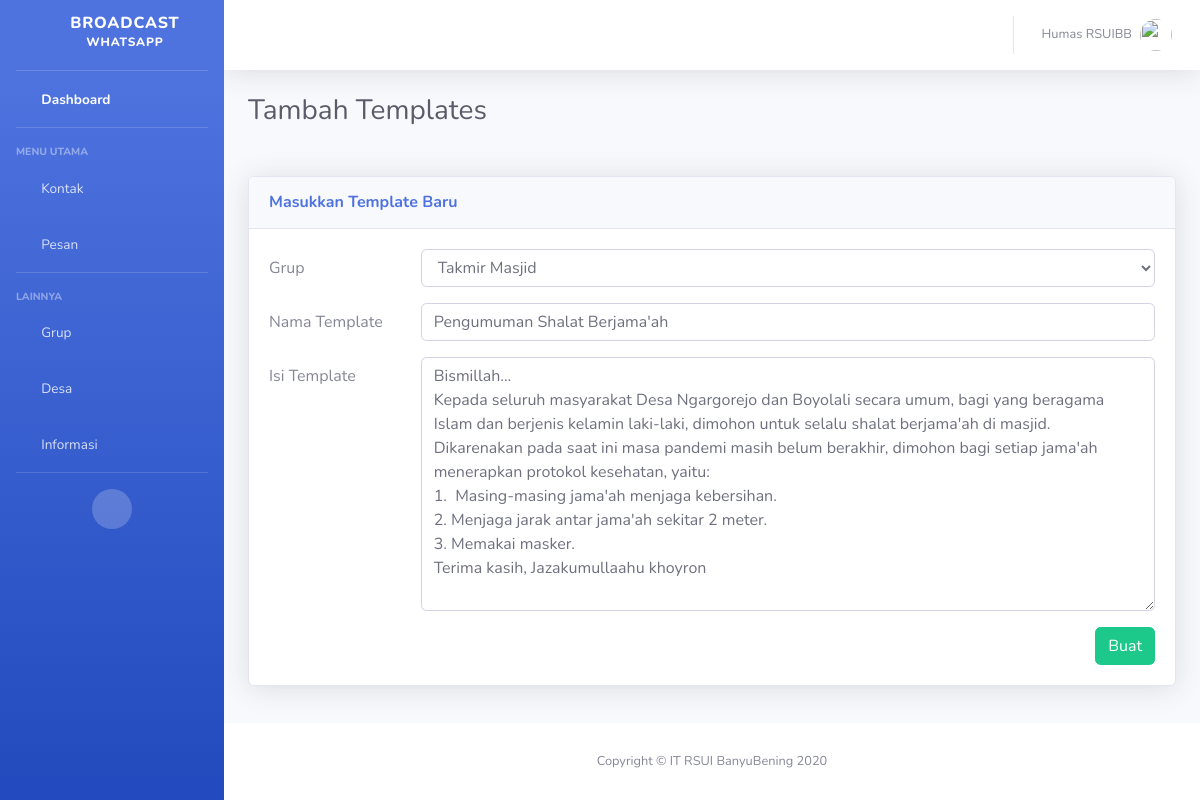
/pesan/templates/ubah/3/, run on the app's committed database.
### pesan/models.py (models this page shows, shortened)
class Templates(models.Model):
    group   = models.ForeignKey(Grup, on_delete=models.SET_NULL, null=True)
    name    = models.CharField(max_length=50)
    text    = models.TextField()
    class Meta:
        db_table    = "templates"

### pesan/views.py (the view, shortened to what this page needs)
# urls.py: re_path(r'^templates/ubah/(?P<ubah_id>[0-9]+)/$', TemplateFormView.as_view(mode='ubah'), name="templates-ubah"),
class TemplateFormView(View):
    template_name   = 'pesan/templates-tambah.html'
    form    = TemplateForm()
    mode    = None
    context = {}
    def get(self, *args, **kwargs):
        if self.mode == 'ubah':
            template_ubah   = Templates.objects.get(id=kwargs['ubah_id'])
            data            = template_ubah.__dict__
            self.form       = TemplateForm(initial=data, instance=template_ubah)
        self.context    = {
            'Judul' : 'Tambah Templates',
            'Subjudul'  : 'Masukkan Template Baru',
            'templates_form'    : self.form
        }
        return render(self.request, self.template_name, self.context)

### pesan/forms.py
class TemplateForm(forms.ModelForm):
    class Meta:
        model   = Templates
        fields  = ['group', 'name', 'text']
        labels  = {
            'group': 'Grup',
            'name': 'Nama Template',
            'text': 'Isi Template',
        }
        widgets = {
            'group': forms.Select(
                attrs   = {
                    'class': 'form-control',
                }
            ),
            'name': forms.TextInput(
                attrs   = {
                    'class': 'form-control',
                    'placeholder': 'Masukkan Nama Template',
                }
            ),
            'text': forms.Textarea(
                attrs   = {
                    'class': 'form-control',
                }
            )
        }

### grup/models.py (called while the page is built)
    def __str__(self):
        return "{}".format(self.name)

### pesan/templates/pesan/templates-tambah.html (shortened to what this page needs)
{% extends 'base.html' %}
{% load static %}
{% block heading %}
<div class="d-sm-flex align-items-center justify-content-between mb-4">
    <h1 class="h3 mb-0 text-gray-800">{{Judul}}</h1>
</div>
{% endblock heading %}
{% block tambah %}
<div class="row">
    <div class="col-lg-12">
        <div class="card shadow mb-4">
            <div class="card-header py-3">
                <h6 class="m-0 font-weight-bold text-primary">{{Subjudul}}</h6>
            </div>
            <div class="card-body">
                <form method="POST">
                    {% for field in templates_form %}
                        <div class="form-group row">
                            <label for="{{field.id_for_label}}" class="col-sm-2 col-form-label">{{field.label}}</label>
                            <div class="col-sm-10">
                                {{field}}
                            </div>
                        </div>
                    {% endfor %}
                    <button type="submit" class="btn btn-success float-right">Buat</button>
                </form>
            </div>
        </div>
    </div>
</div>
{% endblock tambah %}

### data on the page
Templates: templates_form "Takmir Masjid" "Pengumuman Shalat Berjama'ah" "Bismillah... Kepada seluruh masyarakat Desa Ngargorejo dan Boyolali secara umum, bagi yang beragama Islam dan berjenis kelamin laki-laki, dimohon untuk selalu shalat berjama'ah di masjid. Dikarenakan pada saat ini masa pandemi masih belum berakhir, dimohon bagi setiap jama'ah menerapkan protokol kesehatan, yaitu: 1. Masing-masing jama'ah menjaga kebersihan. 2. Menjaga jarak antar jama'ah sekitar 2 meter. 3. Memakai masker. Terima kasih, Jazakumullaahu khoyron"

### other printed values
{{ Judul }} "Tambah Templates"
{{ Subjudul }} "Masukkan Template Baru"
{{ field.label }} "Grup" "Nama Template" "Isi Template"
